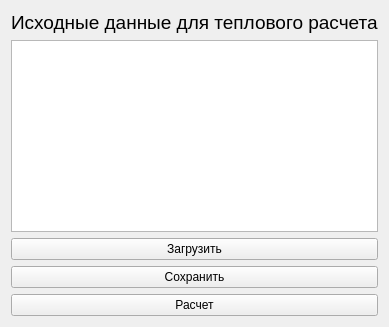
      <widget class="QWidget" name="page_9">
       <layout class="QGridLayout" name="gridLayout_15">
        <item row="0" column="0">
         <widget class="QLabel" name="label_26">
          <property name="text">
           <string>&lt;html&gt;&lt;head/&gt;&lt;body&gt;&lt;p&gt;&lt;span style=&quot; font-size:14pt;&quot;&gt;Исходные данные для теплового расчета&lt;/span&gt;&lt;/p&gt;&lt;/body&gt;&lt;/html&gt;</string>
          </property>
         </widget>
        </item>
        <item row="5" column="0">
         <widget class="QPushButton" name="load_tepl_dannie">
          <property name="text">
           <string>Загрузить</string>
          </property>
         </widget>
        </item>
        <item row="6" column="0">
         <widget class="QPushButton" name="save_tepl_dannie">
          <property name="enabled">
           <bool>true</bool>
          </property>
          <property name="text">
           <string>Сохранить</string>
          </property>
         </widget>
        </item>
        <item row="4" column="0">
         <widget class="QTableWidget" name="tableWidget_9">
          <property name="alternatingRowColors">
           <bool>true</bool>
          </property>
         </widget>
        </item>
        <item row="7" column="0">
         <widget class="QPushButton" name="tepl_result">
          <property name="text">
           <string>Расчет</string>
          </property>
          <property name="checkable">
           <bool>false</bool>
          </property>
         </widget>
        </item>
       </layout>
      </widget>
